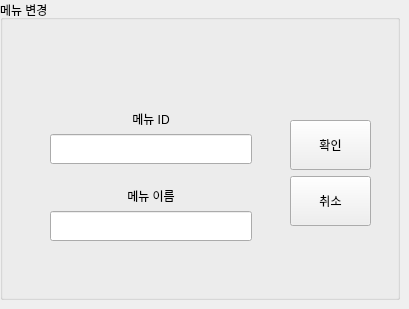
   <widget class="QWidget" name="PAGE_EDIT_MENU">
    <widget class="QGroupBox" name="groupBox_2">
     <property name="geometry">
      <rect>
       <x>0</x>
       <y>0</y>
       <width>400</width>
       <height>300</height>
      </rect>
     </property>
     <property name="title">
      <string>메뉴 변경</string>
     </property>
     <widget class="QWidget" name="layoutWidget">
      <property name="geometry">
       <rect>
        <x>50</x>
        <y>110</y>
        <width>202</width>
        <height>131</height>
       </rect>
      </property>
      <layout class="QVBoxLayout" name="verticalLayout_3">
       <item>
        <widget class="QLabel" name="label_3">
         <property name="text">
          <string>메뉴 ID</string>
         </property>
         <property name="alignment">
          <set>Qt::AlignCenter</set>
         </property>
        </widget>
       </item>
       <item>
        <widget class="QLineEdit" name="LE_EDIT_MENU_ID">
         <property name="minimumSize">
          <size>
           <width>200</width>
           <height>30</height>
          </size>
         </property>
         <property name="alignment">
          <set>Qt::AlignCenter</set>
         </property>
        </widget>
       </item>
       <item>
        <spacer name="verticalSpacer_2">
         <property name="orientation">
          <enum>Qt::Vertical</enum>
         </property>
         <property name="sizeHint" stdset="0">
          <size>
           <width>20</width>
           <height>40</height>
          </size>
         </property>
        </spacer>
       </item>
       <item>
        <widget class="QLabel" name="label_4">
         <property name="text">
          <string>메뉴 이름</string>
         </property>
         <property name="alignment">
          <set>Qt::AlignCenter</set>
         </property>
        </widget>
       </item>
       <item>
        <widget class="QLineEdit" name="LE_EDIT_MENU_NAME">
         <property name="minimumSize">
          <size>
           <width>200</width>
           <height>30</height>
          </size>
         </property>
         <property name="alignment">
          <set>Qt::AlignCenter</set>
         </property>
        </widget>
       </item>
      </layout>
     </widget>
     <widget class="QWidget" name="layoutWidget">
      <property name="geometry">
       <rect>
        <x>290</x>
        <y>120</y>
        <width>81</width>
        <height>108</height>
       </rect>
      </property>
      <layout class="QVBoxLayout" name="verticalLayout_2">
       <item>
        <widget class="QPushButton" name="BTN_EDIT_MENU_OK">
         <property name="minimumSize">
          <size>
           <width>50</width>
           <height>50</height>
          </size>
         </property>
         <property name="text">
          <string>확인</string>
         </property>
        </widget>
       </item>
       <item>
        <widget class="QPushButton" name="BTN_EDIT_MENU_CANCEL">
         <property name="minimumSize">
          <size>
           <width>50</width>
           <height>50</height>
          </size>
         </property>
         <property name="text">
          <string>취소</string>
         </property>
        </widget>
       </item>
      </layout>
     </widget>
    </widget>
   </widget>
